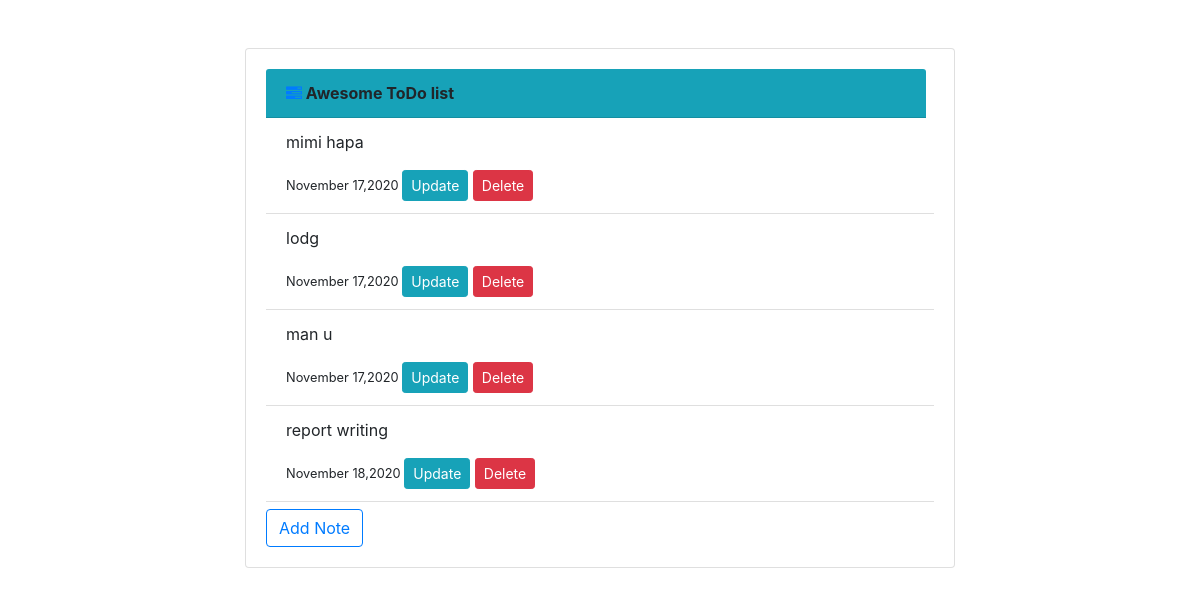
Before: /task/ with the older database file.
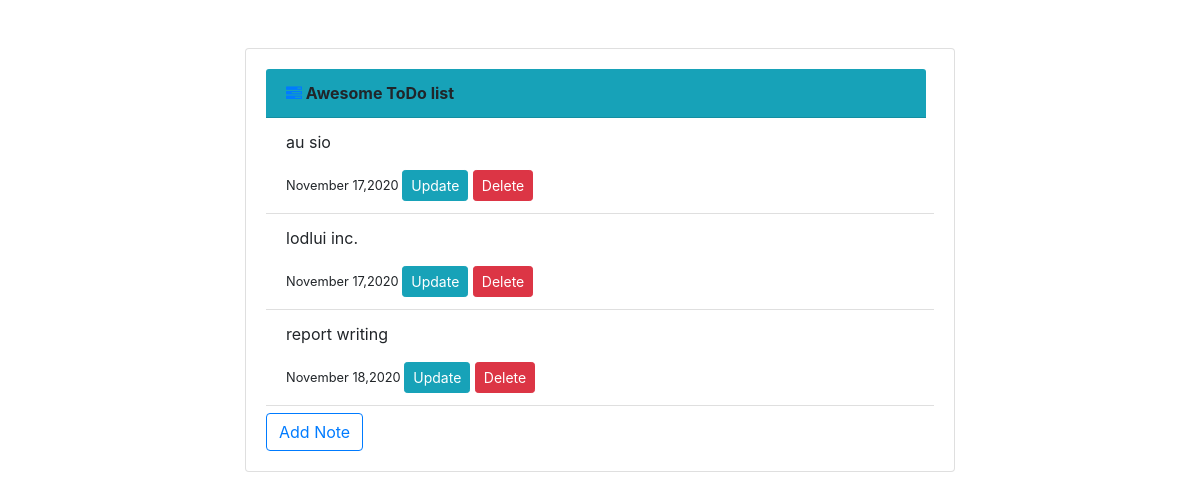
After: the same page with the newer database file.
### task/models.py (models this page shows, shortened)
class Task(models.Model):
    notes= models.CharField(max_length=100)
    date_created=models.DateField(default=timezone.now)

### task/views.py (the view)
# urls.py: path('task/',TaskListView.as_view(),name='task-list'),
class TaskListView(ListView):
    model=Task

### task/templates/task/task_list.html
{% extends 'task/index.html' %} {% block content %}
<div class="container d-flex justify-content-center mt-5">
	<div class="col-md-8">
		<div class="card">
			<div class="card-body">
				<div class="card-header bg-info text-black font-weight-bold mr-2">
					<a class="text-decoration-none" href="{% url 'home' %}">
						<i class="fa fa-tasks" aria-hidden="true"></i>
					</a>
					Awesome ToDo list
				</div>
				{% for object in object_list %}
				<ul class="list-group list-group-flush">
					<li class="list-group-item">
						<p>{{object.notes}}</p>
						<small class="">{{object.date_created|date:"F j,Y "}}</small>
						<a
							class="btn btn-sm btn-info"
							href="{% url 'task-update' object.id %}"
							>Update</a
						>
						<a
							class="btn btn-sm btn-danger"
							href="{% url 'task-delete' object.id %}"
							>Delete</a
						>
					</li>
				</ul>
				{% endfor %}
				<a href="{% url 'task-create' %}" class="btn btn-outline-primary mt-2"
					>Add Note</a
				>
			</div>
		</div>
	</div>
</div>
{% endblock content %}

Changed rows visible on the page:
removed Task: notes "man u", date_created "November 17,2020"
changed Task: notes "mimi hapa" → "au sio"
changed Task: notes "lodg" → "lodlui inc."
